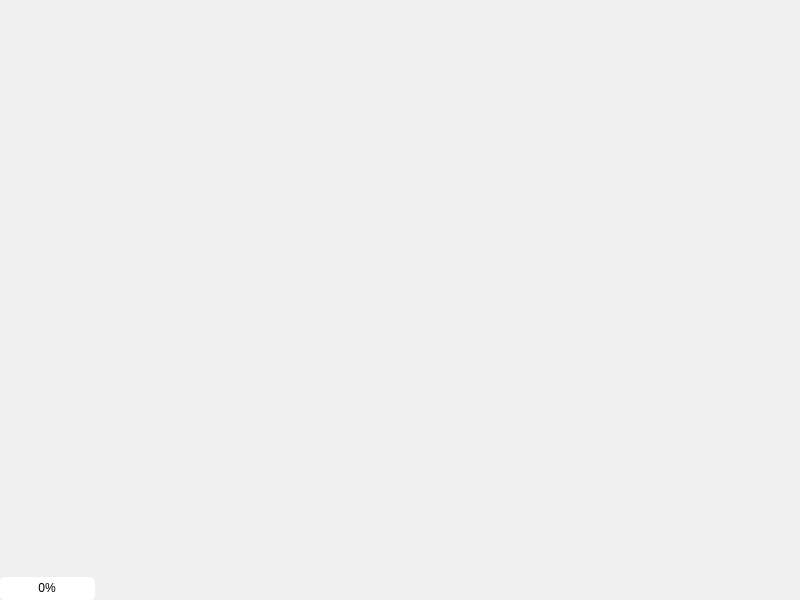
<?xml version="1.0" encoding="UTF-8"?>
<ui version="4.0">
 <class>QGraphicsManagaView</class>
 <widget class="QWidget" name="QGraphicsManagaView">
  <property name="windowModality">
   <enum>Qt::WindowModal</enum>
  </property>
  <property name="geometry">
   <rect>
    <x>0</x>
    <y>0</y>
    <width>800</width>
    <height>600</height>
   </rect>
  </property>
  <property name="sizePolicy">
   <sizepolicy hsizetype="Preferred" vsizetype="Preferred">
    <horstretch>0</horstretch>
    <verstretch>0</verstretch>
   </sizepolicy>
  </property>
  <property name="mouseTracking">
   <bool>false</bool>
  </property>
  <property name="windowTitle">
   <string>Axb's MangaViewer</string>
  </property>
  <property name="windowIcon">
   <iconset resource="resources.qrc">
    <normaloff>:/icon/images/logo.png</normaloff>:/icon/images/logo.png</iconset>
  </property>
  <property name="layoutDirection">
   <enum>Qt::LeftToRight</enum>
  </property>
  <widget class="QGraphicsView" name="graphicsView">
   <property name="enabled">
    <bool>false</bool>
   </property>
   <property name="geometry">
    <rect>
     <x>0</x>
     <y>0</y>
     <width>256</width>
     <height>192</height>
    </rect>
   </property>
   <property name="mouseTracking">
    <bool>false</bool>
   </property>
   <property name="focusPolicy">
    <enum>Qt::StrongFocus</enum>
   </property>
   <property name="acceptDrops">
    <bool>false</bool>
   </property>
   <property name="frameShape">
    <enum>QFrame::NoFrame</enum>
   </property>
   <property name="frameShadow">
    <enum>QFrame::Raised</enum>
   </property>
   <property name="lineWidth">
    <number>0</number>
   </property>
   <property name="verticalScrollBarPolicy">
    <enum>Qt::ScrollBarAsNeeded</enum>
   </property>
   <property name="sceneRect">
    <rectf>
     <x>0.000000000000000</x>
     <y>0.000000000000000</y>
     <width>0.000000000000000</width>
     <height>0.000000000000000</height>
    </rectf>
   </property>
   <property name="resizeAnchor">
    <enum>QGraphicsView::AnchorViewCenter</enum>
   </property>
  </widget>
  <widget class="QProgressBar" name="progressBar">
   <property name="geometry">
    <rect>
     <x>0</x>
     <y>577</y>
     <width>95</width>
     <height>23</height>
    </rect>
   </property>
   <property name="font">
    <font>
     <pointsize>9</pointsize>
    </font>
   </property>
   <property name="styleSheet">
    <string notr="true">QProgressBar {
     border-radius: 5px;
	background-color:#FFFFFF;
}
QProgressBar::chunk {
     background-color: grey;
}</string>
   </property>
   <property name="value">
    <number>0</number>
   </property>
   <property name="alignment">
    <set>Qt::AlignCenter</set>
   </property>
   <property name="textVisible">
    <bool>true</bool>
   </property>
   <property name="invertedAppearance">
    <bool>false</bool>
   </property>
  </widget>
 </widget>
 <resources>
  <include location="resources.qrc"/>
 </resources>
 <connections/>
</ui>
